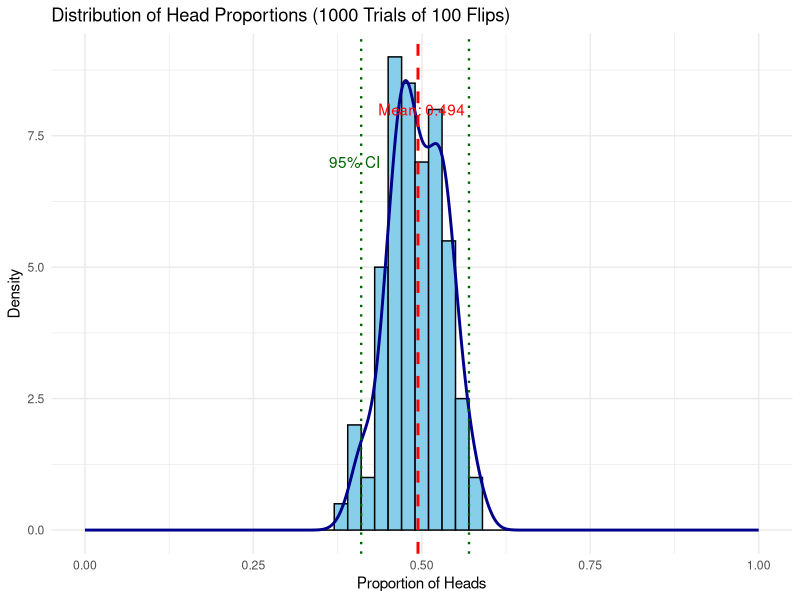
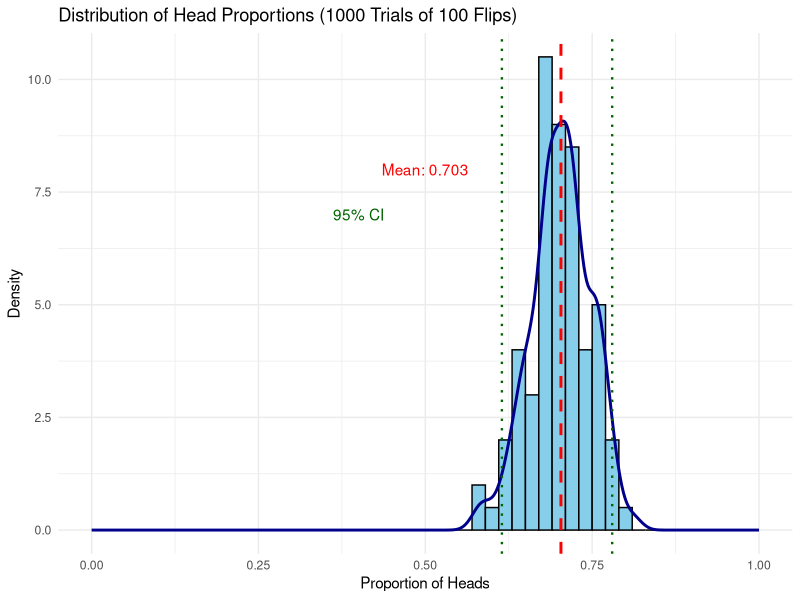

Recreate these plots in R, in order.
library(ggplot2)

set.seed(123)

simulate_coin_flips <- function(n_trials, n_flips, prob_heads = 0.5) {
  p = prob_heads
  # Simulate 1000 trials of 100 fair coin flips
  fair_sims <- replicate(
    n = n_flips,
    expr = sample(c("H", "T"), 100, replace = TRUE, prob = c(p, 1-p))
  )

  # Calculate proportion of heads in each trial
  fair_props <- colMeans(fair_sims == "H")

  # Create data frame for ggplot
  results_df <- data.frame(proportion = fair_props)

  # Create plot
  ggplot(results_df, aes(x = proportion)) +
    geom_histogram(aes(y = after_stat(density)),
                  binwidth = 0.02,
                  fill = "skyblue",
                  color = "black") +
    geom_density(alpha = 0.2, linewidth = 1, color = "darkblue") +
    geom_vline(xintercept = mean(fair_props), 
              color = "red", 
              linewidth = 1, 
              linetype = "dashed") +
    geom_vline(xintercept = quantile(fair_props, c(0.025, 0.975)),
              color = "darkgreen",
              linewidth = 0.8,
              linetype = "dotted") +
    labs(title = "Distribution of Head Proportions (1000 Trials of 100 Flips)",
        x = "Proportion of Heads",
        y = "Density") +
    theme_minimal() +
    scale_x_continuous(limits = c(0, 1)) +
    annotate("text", x = 0.5, y = 8, 
            label = paste("Mean:", round(mean(fair_props), 3)),
            color = "red") +
    annotate("text", x = 0.4, y = 7, 
            label = "95% CI", 
            color = "darkgreen")
}

simulate_coin_flips(n_trials = 1000, n_flips = 100, prob_heads = 0.5)
simulate_coin_flips(n_trials = 1000, n_flips = 100, prob_heads = 0.7)
